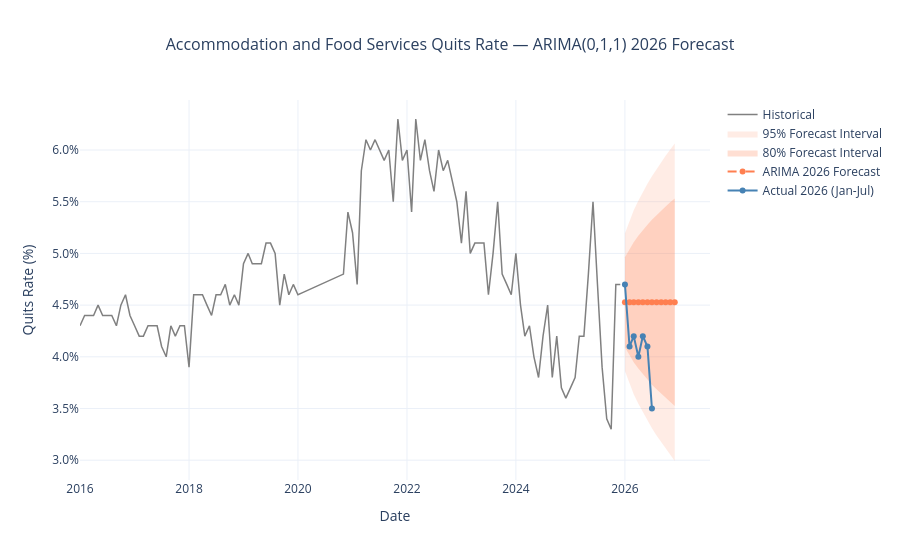

Notebook code cell kept with this figure:
### Code cell
# --- Forward Forecast: 2026 ---
# Retrain ARIMA on full series through Dec 2025
full_series = df_interp[df_interp.index < '2026-01-01']['quit_rate']
full_series.index = pd.DatetimeIndex(full_series.index, freq='MS')

arima_final = SARIMAX(
    full_series,
    order=(0, 1, 1),
    seasonal_order=(0, 0, 0, 0)
).fit(disp=False)

forecast_index = pd.date_range(start='2026-01-01', periods=12, freq='MS')

forecast_result = arima_final.get_forecast(12)
arima_2026 = forecast_result.predicted_mean
arima_2026.index = forecast_index

ci_80 = forecast_result.conf_int(alpha=0.20)
ci_95 = forecast_result.conf_int(alpha=0.05)
ci_80.index = forecast_index
ci_95.index = forecast_index

fig = go.Figure()

# Historical series
fig.add_trace(go.Scatter(
    x=full_series.index, y=full_series.values,
    mode='lines', name='Historical',
    line=dict(color='gray', width=1.5),
    hovertemplate='%{x|%b %Y}: %{customdata}<extra></extra>',
    customdata=[f'{v:.2f}%' for v in full_series.values]
))

# 95% CI band
fig.add_trace(go.Scatter(
    x=pd.concat([ci_95.index.to_series(), ci_95.index.to_series()[::-1]]),
    y=pd.concat([ci_95.iloc[:, 1], ci_95.iloc[:, 0][::-1]]),
    fill='toself', fillcolor='rgba(255,127,80,0.15)',
    line=dict(width=0), showlegend=True, name='95% Forecast Interval'
))

# 80% CI band
fig.add_trace(go.Scatter(
    x=pd.concat([ci_80.index.to_series(), ci_80.index.to_series()[::-1]]),
    y=pd.concat([ci_80.iloc[:, 1], ci_80.iloc[:, 0][::-1]]),
    fill='toself', fillcolor='rgba(255,127,80,0.25)',
    line=dict(width=0), showlegend=True, name='80% Forecast Interval'
))

# 2026 forecast
fig.add_trace(go.Scatter(
    x=arima_2026.index, y=arima_2026.values,
    mode='lines+markers', name='ARIMA 2026 Forecast',
    line=dict(color='coral', width=2, dash='dash'),
    marker=dict(size=6),
    hovertemplate='%{x|%b %Y}: %{customdata}<extra></extra>',
    customdata=[f'{v:.2f}%' for v in arima_2026.values]
))

# Actual Jan-July 2026 for immediate validation
actual_2026 = df_interp[df_interp.index >= '2026-01-01']['quit_rate']
fig.add_trace(go.Scatter(
    x=actual_2026.index, y=actual_2026.values,
    mode='lines+markers', name='Actual 2026 (Jan-Jul)',
    line=dict(color='steelblue', width=2),
    marker=dict(size=6),
    hovertemplate='%{x|%b %Y}: %{customdata}<extra></extra>',
    customdata=[f'{v:.2f}%' for v in actual_2026.values]
))

fig.update_layout(
    title=dict(text='Accommodation and Food Services Quits Rate — ARIMA(0,1,1) 2026 Forecast',
               x=0.5, font=dict(size=16)),
    xaxis_title='Date',
    yaxis_title='Quits Rate (%)',
    yaxis=dict(
        tickvals=[v / 10 for v in range(10, 75, 5)],
        ticktext=[f'{v / 10:.1f}%' for v in range(10, 75, 5)]
    ),
    template='plotly_white',
    hovermode='x unified'
)

fig.show()
